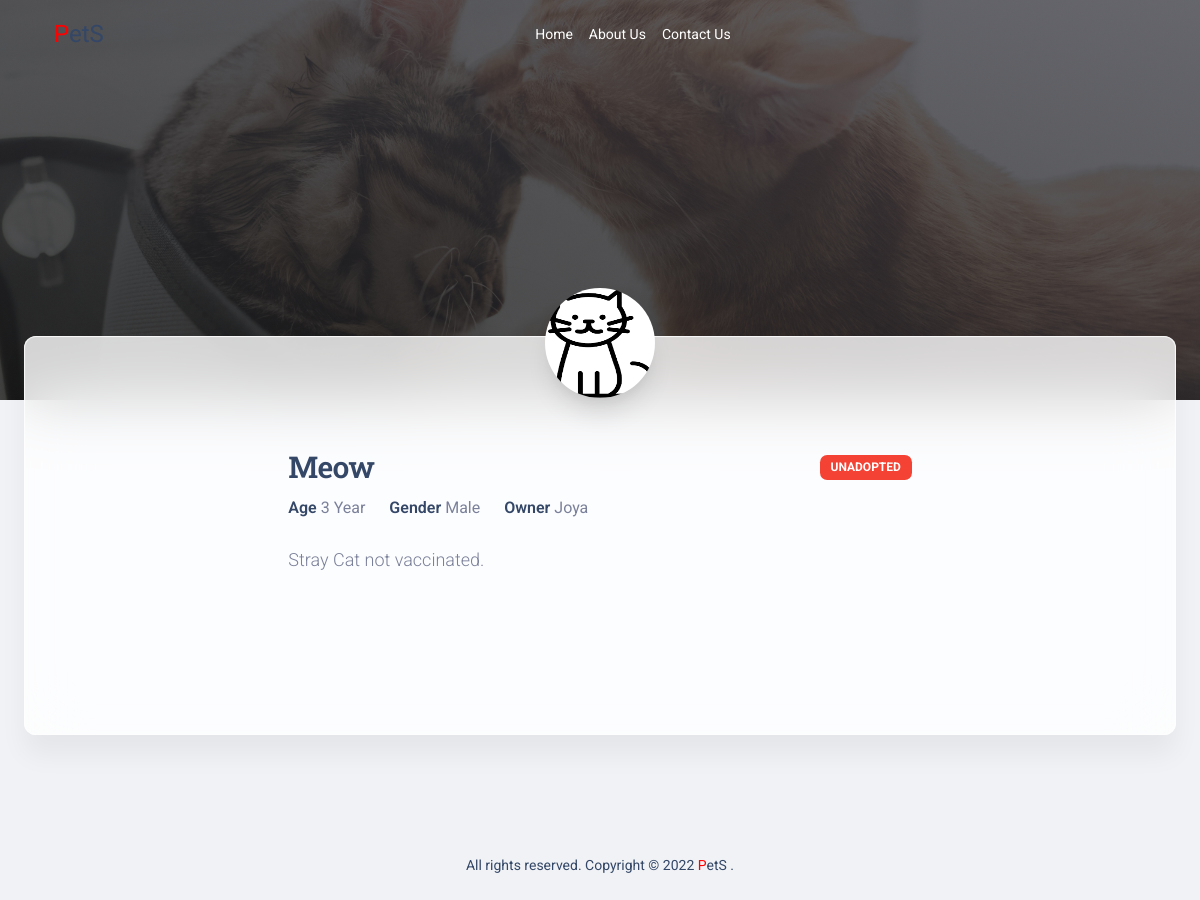
The app's page /adoption/petinformation.php?id=1 with its own data.
### tables this page shows
CREATE TABLE `pet_info` (
  `id` int(11) NOT NULL,
  `pet_name` varchar(30) DEFAULT NULL,
  `pet_age` varchar(10) DEFAULT NULL,
  `pet_photo` varchar(300) DEFAULT NULL,
  `pet_gender` varchar(10) DEFAULT NULL,
  `pet_type` varchar(20) DEFAULT NULL,
  `pet_owner` varchar(30) DEFAULT NULL,
  `contact_no` varchar(15) DEFAULT NULL,
  `address` varchar(200) DEFAULT NULL,
  `medical_condition` varchar(300) DEFAULT NULL,
  `adoption_status` varchar(20) DEFAULT 'unadopted'
);

### adoption/petinformation.php (the view, shortened to what this page needs)
<?php
include('config.php');
$id = $_GET['id'];
    $sql = "SELECT * FROM pet_info WHERE id = '$id'";
    $result = mysqli_query($conn,$sql);
    $row = mysqli_fetch_assoc($result);
    $name = $row['pet_name'];
    $age = $row['pet_age'];
    $gender = $row['pet_gender'];
    $owner = $row['pet_owner'];
    $type = $row['pet_type'];
    $adoption_status = $row['adoption_status'];
    $decription = $row['medical_condition'];
?>
<!DOCTYPE html>
<html lang="en" itemscope itemtype="http://schema.org/WebPage">
<head>
    <link href="./assets/css/nucleo-icons.css" rel="stylesheet" />
    <link href="./assets/css/nucleo-svg.css" rel="stylesheet" />
    <link id="pagestyle" href="./assets/css/material-kit.css?v=3.0.4" rel="stylesheet" />
</head>
<body class="index-page bg-gray-200">
    <header>
        <nav class="navbar navbar-expand-lg navbar-dark navbar-absolute bg-transparent shadow-none">
            <div class="container">
                <a href="index.php" class="navbar-brand" style="font-size: 24px;"><span
                        style="color: red;">P</span>etS</a>
                <div class="collapse navbar-collapse" id="navbar-header-2">
                    <ul class="navbar-nav mx-auto">
                        <li class="nav-item">
                            <a class="nav-link text-white" href="javascript:;">
                                Home
                            </a>
                        </li>
                        <li class="nav-item">
                            <a class="nav-link text-white" href="javascript:;">
                                About Us
                            </a>
                        </li>
                        <li class="nav-item">
                            <a class="nav-link text-white" href="javascript:;">
                                Contact Us
                            </a>
                        </li>
                    </ul>
                </div>
            </div>
        </nav>
        <div class="page-header min-vh-50" style="background-image: url(&#39;./assets/img/examples/pets.jpg&#39;);"
            loading="lazy">
            <span class="mask bg-gradient-dark opacity-8"></span>
        </div>
    </header>
    <div class="card card-body blur shadow-blur mx-3 mx-md-4 mt-n6 mb-4">
        <section class="py-sm-7 py-5 position-relative">
            <div class="container">
                <div class="row">
                    <div class="col-12 mx-auto">
                        <div class="mt-n8 mt-md-n9 text-center">
                            <?php if($type == "Dog"){
                                echo '<img class="avatar avatar-xxl shadow-xl position-relative z-index-2" src="./assets/img/dog.jpg" alt="bruce" loading="lazy">';
                            }else{
                                echo '<img class="avatar avatar-xxl shadow-xl position-relative z-index-2" src="./assets/img/cat.png" alt="novelty" loading="lazy">';
                            } ?>
                        </div>
                        <div class="row py-5">
                            <div class="col-lg-7 col-md-7 z-index-2 position-relative px-md-2 px-sm-5 mx-auto">
                                <div class="d-flex justify-content-between align-items-center mb-2">
                                    <h3 class="mb-0"><?php echo $name; ?></h3>
                                    <div class="d-block">
                                    <?php if($adoption_status == "unadopted"){
                                        echo "<span class='badge bg-danger text-white'>Unadopted</span>";
                                    } else {
                                        echo "<span class='badge bg-success text-white'>Adopted</span>";
                                    }?>
                                    </div>
                                </div>
                                <div class="row mb-4">
                                    <div class="col-auto">
                                        <span class="h6">Age</span>
                                        <span><?php echo $age; ?></span>
                                    </div>
                                    <div class="col-auto">
                                        <span class="h6">Gender</span>
                                        <span> <?php echo $gender; ?></span>
                                    </div>
                                    <div class="col-auto">
                                        <span class="h6">Owner</span>
                                        <span><?php echo $owner; ?></span>
                                    </div>
                                </div>
                                <p class="text-lg mb-0">
                                    <?php echo $decription; ?>
                                </p>
                            </div>
                        </div>
                    </div>
                </div>
            </div>
        </section>
    </div>
    <?php include "adoptionfooter.php"; ?>

### records on screen
pet_info: pet_name "Meow", pet_age "3 Year", pet_gender "Male", pet_owner "Joya", medical_condition "Stray Cat not vaccinated."
